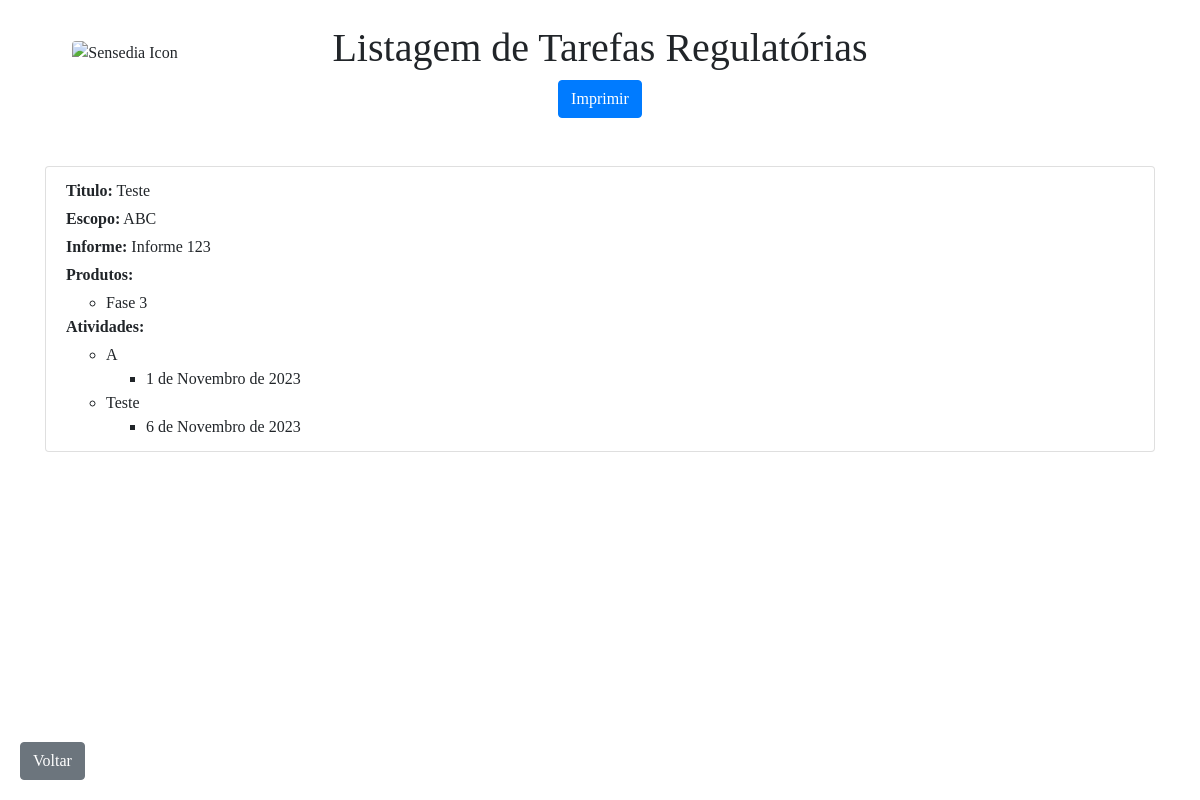
Page /tarefas/ on the earlier database version.
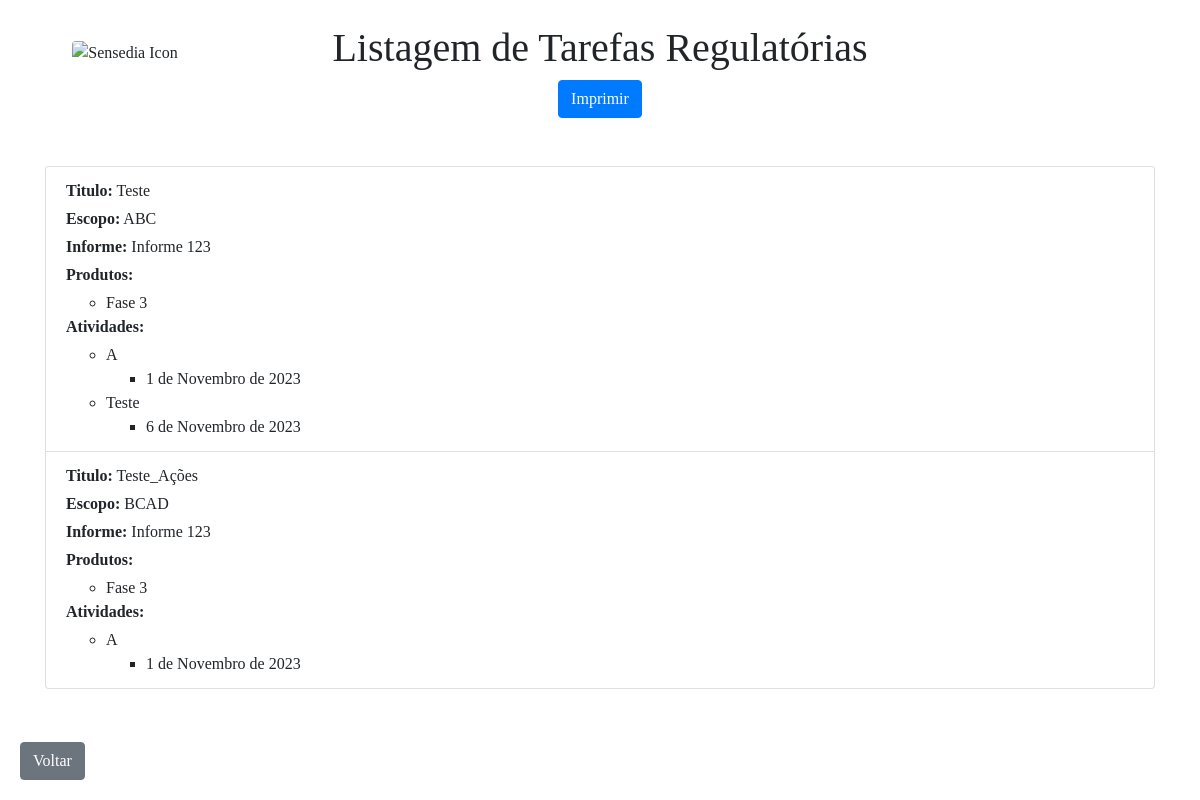
Same page on the later database version.
### app_datas_regulatorias/models.py (models this page shows, shortened)
class TarefaRegulatoria(models.Model):
    titulo = models.CharField(max_length=25, null=False, blank=False, default=" ")
    escopo = models.CharField(max_length=500, null=False, blank=False, default=" ")
    atividade = models.ManyToManyField(Atividade)
    produto = models.ManyToManyField(Produto)
    informe = models.ForeignKey(Informe, on_delete=models.PROTECT)
    class Meta:
        verbose_name = "Tarefa Regulatoria"
        verbose_name_plural = "Tarefa Regulatorias"

class Informe(models.Model):
    numero = models.CharField(max_length=100, null=False, blank=False)
    link = models.CharField(max_length=200, null=False, blank=False)
    class Meta:
        verbose_name = "Informe"
        verbose_name_plural = "Informes"
    def __str__(self):
        nome = f"Informe {self.numero}"
        return nome

class Produto(models.Model):
    TIPO_CHOICES = (
        ("API", "API"),
        ("Cert", "Certificados"),
        ("Other", "Outro")
    )
    nome = models.CharField(max_length=100, null=False, blank=False)
    tipo = models.CharField(max_length=15, choices=TIPO_CHOICES, blank=False, null=False)
    class Meta:
        verbose_name = "Produto"
        verbose_name_plural = "Produtos"

class Atividade(models.Model):
    descricao = models.CharField(max_length=100, null=False, blank=False)
    data_entrega = models.DateField()
    progresso_atual = models.DecimalField(max_digits=5, decimal_places=2, default=0.00)
    progresso_necessario = models.DecimalField(max_digits=5, decimal_places=2, default=100.00)
    class Meta:
        verbose_name = "Atividade"
        verbose_name_plural = "Atividades"

### app_datas_regulatorias/views.py (the view)
# urls.py: path('tarefas/', views.tarefas_list, name='tarefas_list'),
def tarefas_list(request):
    tarefas = TarefaRegulatoria.objects.all()
    return render(request, 'tarefas_list.html', {'tarefas': tarefas})

### app_datas_regulatorias/templates/tarefas_list.html (shortened to what this page needs)
<!DOCTYPE html>
<html>
<head>
    <link rel="stylesheet" href="https://cdn.jsdelivr.net/npm/bootstrap@4.4.1/dist/css/bootstrap.min.css">
</head>
    <body>
    <header class="text-black text-center py-4">
        <div class="container">
            <div class="row align-items-center">
                <div class="col-2">
                    <img src="https://theme.zdassets.com/theme_assets/529901/b5e37ac6660d0e2d04883eddc3ba28211eb49335.png" alt="Sensedia Icon" class="rounded" style="width: 100px; height: auto;">
                </div>
                <div class="col-8">
                    <h1 class="display-6" >Listagem de Tarefas Regulatórias</h1>
                </div>
            </div>
            <button id="printButton" class="btn btn-primary"> Imprimir </button>
        </div>
    </header>
    <a href="/" class="btn btn-secondary back-button">Voltar</a>
    <div class="container mt-4">
        <ul class="list-group">
            {% for tarefa in tarefas %}
                <li class="list-group-item">
                    <p class="mb-1"><strong>Titulo:</strong> {{ tarefa.titulo }}</p>
                    <p class="mb-1"><strong>Escopo:</strong> {{ tarefa.escopo }}</p>
                    <p class="mb-1"><strong>Informe:</strong> {{ tarefa.informe }}</p>
                    <p class="mb-1"><strong>Produtos:</strong></p>
                    <ul>
                        {% for produto in tarefa.produto.all %}
                            <li>{{ produto.nome }}</li>
                        {% endfor %}
                    </ul>
                    <p class="mb-1"><strong>Atividades:</strong></p>
                    <ul>
                        {% for atividade in tarefa.atividade.all %}
                            <li>{{ atividade.descricao }}</li>
                            <ul class="square">
                                <li>{{ atividade.data_entrega }}</li>
                            </ul>
                        {% endfor %}
                    </ul>
                </li>
            {% endfor %}
        </ul>
    </div>
</body>
</html>

Differences in the rows shown:
added TarefaRegulatoria: titulo "Teste_Ações", escopo "BCAD", informe "Informe 123", Produto (nome "Fase 3"), Atividade (descricao "A", data_entrega "1 de Novembro de 2023")
